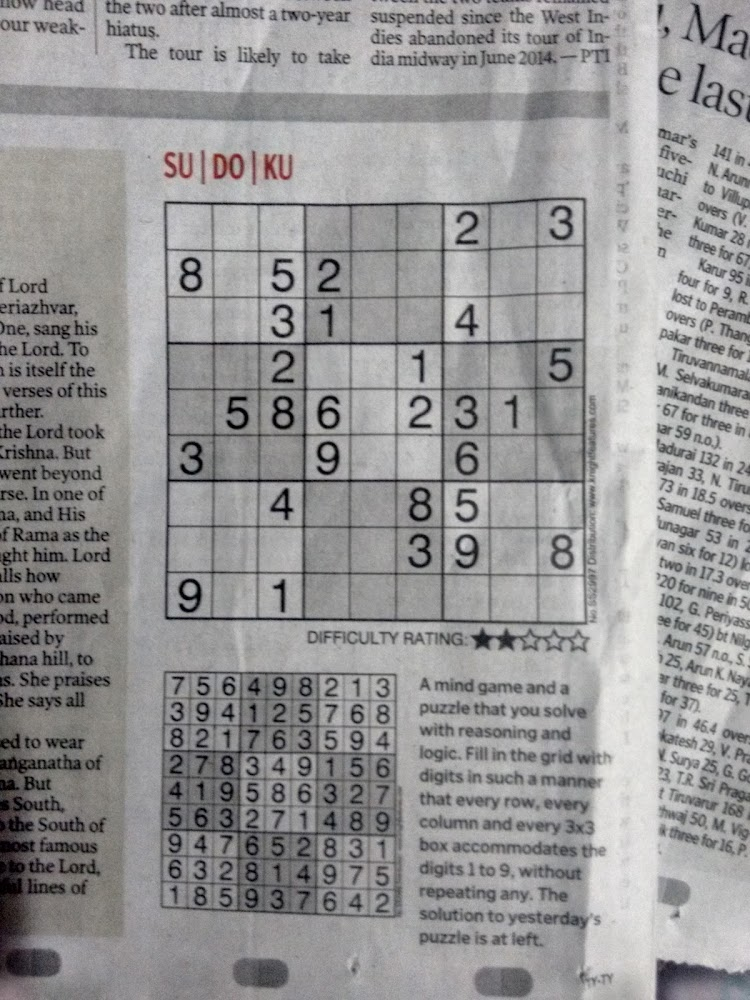
#> input picture resources/sudoku0.jpg, 750 x 1000 px
$ jupyter execute --allow-errors SudokuSolver.ipynb   (older library calls are emulated)
#> lines starting #> are read from the running program, lines starting #| are printed output that depends on the picture; after the words box and inside, x2 and y2 are one past the last pixel; in counts of white or black regions, pixels touching at a corner belong together
[cell 1]
import cv2
import numpy as np
import tensorflow as tf
import matplotlib.pyplot as plt

#> (a cell that did not finish here is left out)

#> (a cell that did not finish here is left out)

#> (a cell that did not finish here is left out)

[cell 5]
image = cv2.imread('../resources/sudoku0.jpg')
#> image is the input picture: shape (1000, 750, 3); mean B, G, R 150.1, 149.7, 150.5
gray = cv2.cvtColor(image, cv2.COLOR_BGR2GRAY)

plt.imshow(cv2.cvtColor(image, cv2.COLOR_BGR2RGB))
plt.show()

[cell 6]
# Values for certain parameters have been chosen experimentally

# Thresholding
threshold = cv2.adaptiveThreshold(gray, 255, cv2.ADAPTIVE_THRESH_GAUSSIAN_C, cv2.THRESH_BINARY_INV, 13, 9)
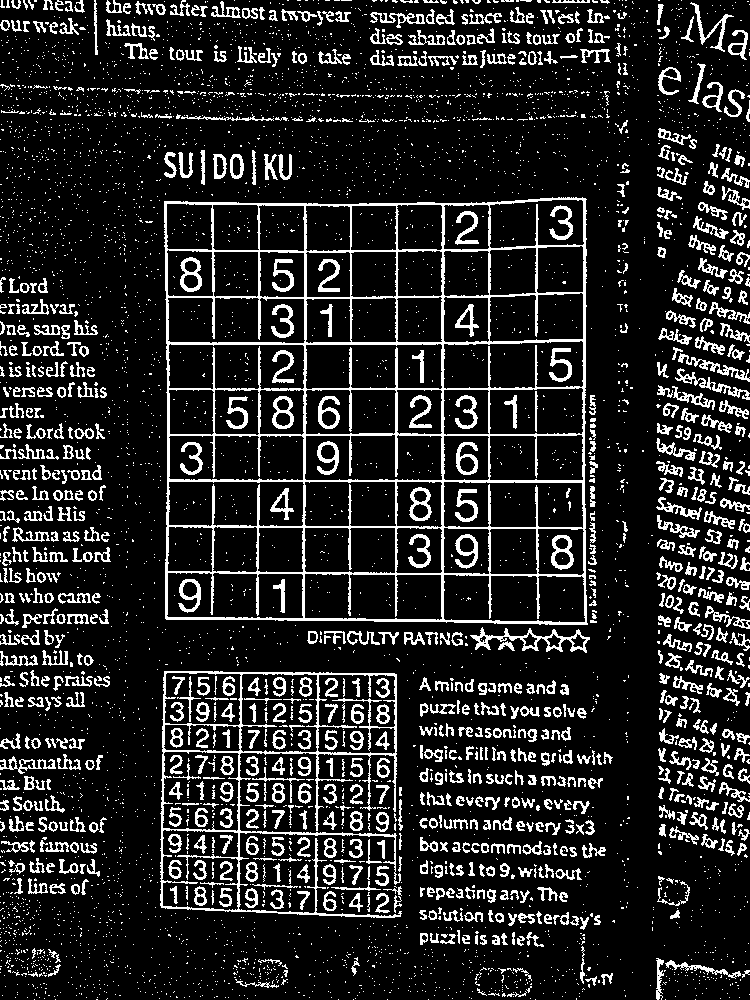
#> threshold: shape (1000, 750); 14.5% white in thin lines or dots

plt.imshow(threshold, cmap='gray')
plt.show()

[cell 7]
# Morphing
kernel = cv2.getStructuringElement(cv2.MORPH_ELLIPSE, (2, 2))
closing = cv2.morphologyEx(threshold, cv2.MORPH_CLOSE, kernel)
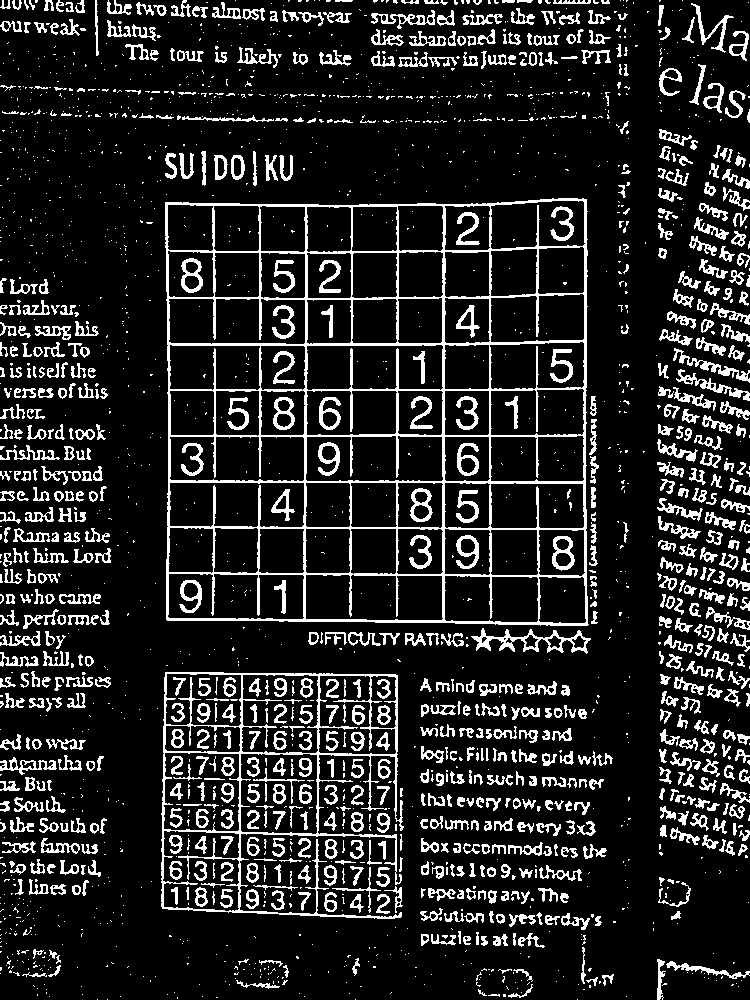
#> closing: shape (1000, 750); 14.2% white in thin lines or dots
eroded = cv2.erode(closing, cv2.getStructuringElement(cv2.MORPH_RECT, (2, 2)), iterations=1)
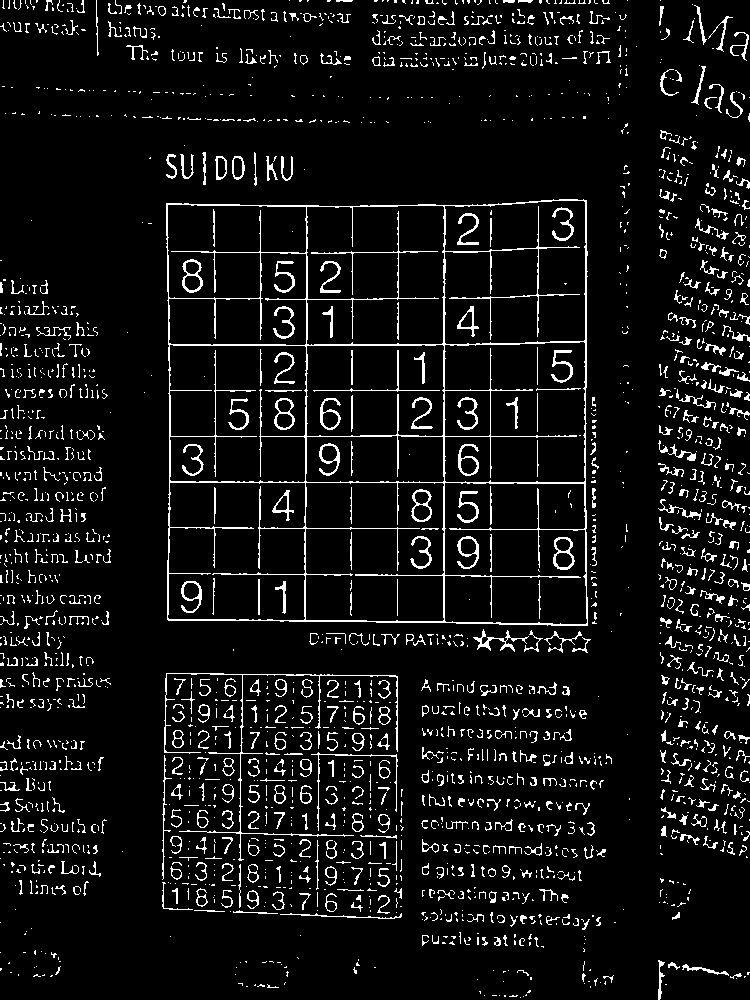
#> eroded: shape (1000, 750); 7.2% white in thin lines or dots

plt.imshow(eroded, cmap='gray')
plt.show()

[cell 8]
# get the sudoku grid
try:
    contours, hierarchy = cv2.findContours(np.copy(eroded), cv2.RETR_TREE, cv2.CHAIN_APPROX_SIMPLE)
#> contours = 2353 contours, 2049 with area under 20; largest, box (x1, y1, x2, y2) and area: (166, 199, 588, 626) 174638, (444, 482, 588, 625) 19642, (444, 200, 587, 345) 19432, (305, 482, 445, 622) 19030, (306, 205, 445, 346) 18792
except:
    temp, contours, hierarchy = cv2.findContours(np.copy(eroded), cv2.RETR_TREE, cv2.CHAIN_APPROX_SIMPLE)

largest = max(contours, key=cv2.contourArea)
#> largest = contour of 151 points, box (x1, y1, x2, y2) (166, 199, 588, 626), area 174638
x, y, w, h = cv2.boundingRect(largest)
#> x = 166; y = 199; w = 422; h = 427
cropped = eroded[y:y + h, x:x + w]
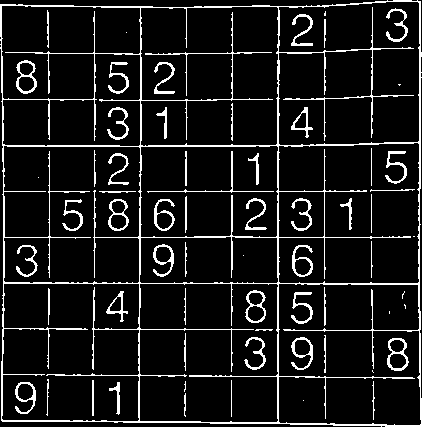
#> cropped: shape (427, 422); 9.6% white in thin lines or dots

square_side = min(cropped.shape)
#> square_side = 422
cropped = cv2.resize(cropped, (square_side, square_side))
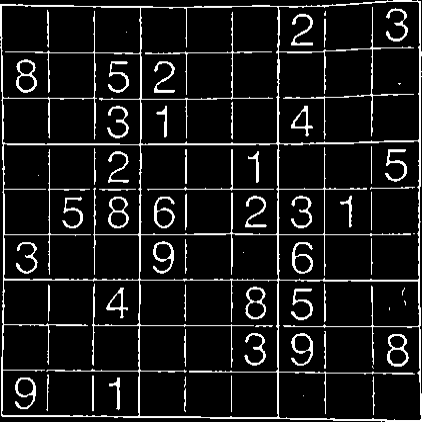
#> cropped: shape (422, 422); min 0, max 255, mean 24.5
cropped = cv2.dilate(cropped, cv2.getStructuringElement(cv2.MORPH_CROSS, (3, 3)), iterations=1)
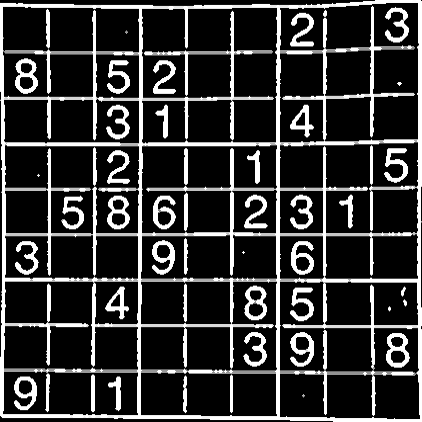
#> cropped: shape (422, 422); min 0, max 255, mean 50.8
plt.imshow(cropped, cmap='gray')
plt.show()

[cell 9]
# Straighten the view (Bird's view), in case image is skewed
def four_point_transform(polygon, image):
    points = polygon.reshape(4, 2)

    sum = points.sum(axis=1)
    diff = np.diff(points, axis=1)

    top_left = points[np.argmin(sum)]
    top_right = points[np.argmin(diff)]
    bottom_right = points[np.argmax(sum)]
    bottom_left = points[np.argmax(diff)]

    corners = np.array([
        top_left,
        top_right,
        bottom_right,
        bottom_left
    ], dtype="float32")

    widthA = np.sqrt(((bottom_right[0] - bottom_left[0]) ** 2) + ((bottom_right[1] - bottom_left[1]) ** 2))
    widthB = np.sqrt(((top_right[0] - top_left[0]) ** 2) + ((top_right[1] - top_left[1]) ** 2))

    heightA = np.sqrt(((top_right[0] - bottom_right[0]) ** 2) + ((top_right[1] - bottom_right[1]) ** 2))
    heightB = np.sqrt(((top_left[0] - bottom_left[0]) ** 2) + ((top_left[1] - bottom_left[1]) ** 2))

    maxWidth = max(int(widthA), int(widthB))
    maxHeight = max(int(heightA), int(heightB))

    temp = np.array([
        [0, 0],
        [maxWidth - 1, 0],
        [maxWidth - 1, maxHeight - 1],
        [0, maxHeight - 1]
    ], dtype="float32")

    transformed_matrix = cv2.getPerspectiveTransform(corners, temp)
    warp = cv2.warpPerspective(image, transformed_matrix, (maxWidth, maxHeight))
    return cv2.resize(warp, (min(warp.shape), min(warp.shape)))

polygon = None
try:
    contours, hierarchy = cv2.findContours(np.copy(cropped), cv2.RETR_TREE, cv2.CHAIN_APPROX_SIMPLE)
#> contours = 102 contours, 7 with area under 20; largest, box (x1, y1, x2, y2) and area: (0, 0, 422, 422) 174810, (141, 7, 278, 143) 11172, (324, 2, 420, 142) 7867, (3, 281, 94, 370) 7182, (141, 145, 278, 234) 7166
except:
    temp, contours, hierarchy = cv2.findContours(np.copy(cropped), cv2.RETR_TREE, cv2.CHAIN_APPROX_SIMPLE)

contours = sorted(contours, key=cv2.contourArea, reverse=True)
for contour in contours:
    perimeter = cv2.arcLength(contour, True)
    approx_poly = cv2.approxPolyDP(contour, 0.02 * perimeter, True)

    if len(approx_poly) == 4:
        polygon = approx_poly
        largest = contour
        break
#> this loop made 1 pass
#> (perimeter, polygon) on pass 1: (1700.6, [[421, 0], [0, 2], [0, 416], [421, 421]])

sudoku = four_point_transform(polygon, cropped)
#> in four_point_transform, `points = polygon.reshape(4, 2)`: points = [[421, 0], [0, 2], [0, 416], [421, 421]]
#> in four_point_transform, `sum = points.sum(axis=1)`: sum = [421, 2, 416, 842]
#> in four_point_transform, `diff = np.diff(points, axis=1)`: diff = [-421, 2, 416, 0]
#> in four_point_transform, `top_left = points[np.argmin(sum)]`: top_left = [0, 2]
#> in four_point_transform, `top_right = points[np.argmin(diff)]`: top_right = [421, 0]
#> in four_point_transform, `bottom_right = points[np.argmax(sum)]`: bottom_right = [421, 421]
#> in four_point_transform, `bottom_left = points[np.argmax(diff)]`: bottom_left = [0, 416]
#> in four_point_transform, `corners = np.array([ top_left, top_right, bottom_right, bottom_left ],..`: corners = [[0, 2], [421, 0], [421, 421], [0, 416]]
#> in four_point_transform, `widthA = np.sqrt(((bottom_right[0] - bottom_left[0]) ** 2) + ((bottom_..`: widthA = 421
#> in four_point_transform, `heightB = np.sqrt(((top_left[0] - bottom_left[0]) ** 2) + ((top_left[1..`: heightB = 414
#> in four_point_transform, `maxWidth = max(int(widthA), int(widthB))`: maxWidth = 421
#> in four_point_transform, `temp = np.array([ [0, 0], [maxWidth - 1, 0], [maxWidth - 1, maxHeight ..`: temp = [[0, 0], [420, 0], [420, 420], [0, 420]]
#> in four_point_transform, `transformed_matrix = cv2.getPerspectiveTransform(corners, temp)`: transformed_matrix = [[1.01, 0, 0], [0.00482, 1.01, -2.03], [4.02e-05, 0, 1]]
#> in four_point_transform, `warp = cv2.warpPerspective(image, transformed_matrix, (maxWidth, maxHe..`:
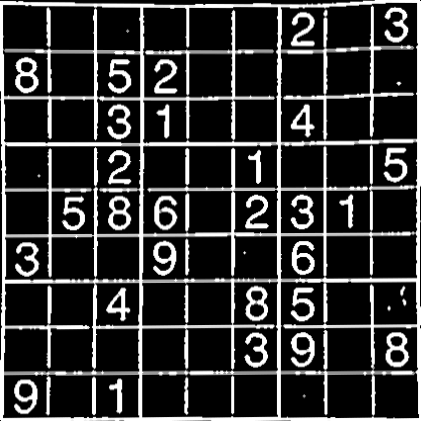
#> warp: shape (421, 421); min 0, max 255, mean 51
# [4 lines of commented-out code are left out]
plt.imshow(sudoku, cmap='gray')
plt.show()

[cell 10]
# Divide the sudoku grid in cells and extract digits
width, height = sudoku.shape
#> width = 421; height = 421

cells = []
cell_size = width/9
#> cell_size = 46.78
if width%9 != 0:
    cell_size += 1
#> cell_size = 47.78

#> (the rest of this cell did not finish here and is left out)

[cell 11]
# Now lets solve the sudoku :D
def check(sudoku_grid, row, col, num):
    boolRow, boolCol, boolBox = True, True, True

    for i in range(9):
        if sudoku_grid[row][i] == num:
            boolRow = False
            break

    for i in range(9):
        if sudoku_grid[i][col] == num:
            boolCol = False
            break

    row, col = row - row%3, col - col%3

    for i in range(3):
        for j in range(3):
            if sudoku_grid[i + row][j + col] == num:
                boolBox = False
                break
        if not boolBox:
            break

    return boolRow and boolCol and boolBox

def solve(sudoku_grid):
    row, col = -1, -1

    for i in range(9):
        for j in range(9):
            if sudoku_grid[i][j] == 0:
                row, col = i, j
                break
        if row != -1:
            break

    if row == -1:
        return True

    for num in range(1, 10):
        if(check(sudoku_grid, row, col, num)):
            sudoku_grid[row][col]=num
            if(solve(sudoku_grid)):
                return True
            sudoku_grid[row][col] = 0

    return False

#> (the rest of this cell did not finish here and is left out)

$ run again, with resources/sudoku2.jpg copied over resources/sudoku0.jpg
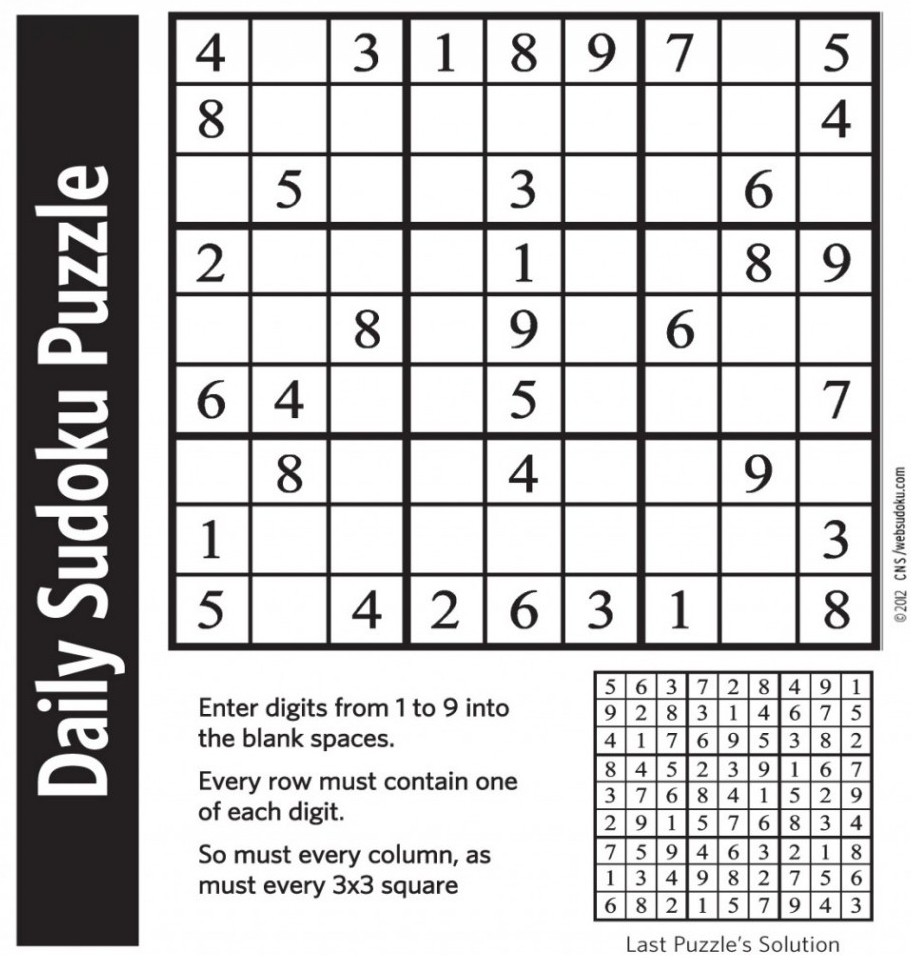
#> input picture resources/sudoku2.jpg, 911 x 955 px
#> image is the input picture: shape (955, 911, 3); mean B, G, R 200, 199.8, 200.5
#> `threshold = cv2.adaptiveThreshold(gray, 255, cv2.ADAPTIVE_THRESH_GAUSS..`:
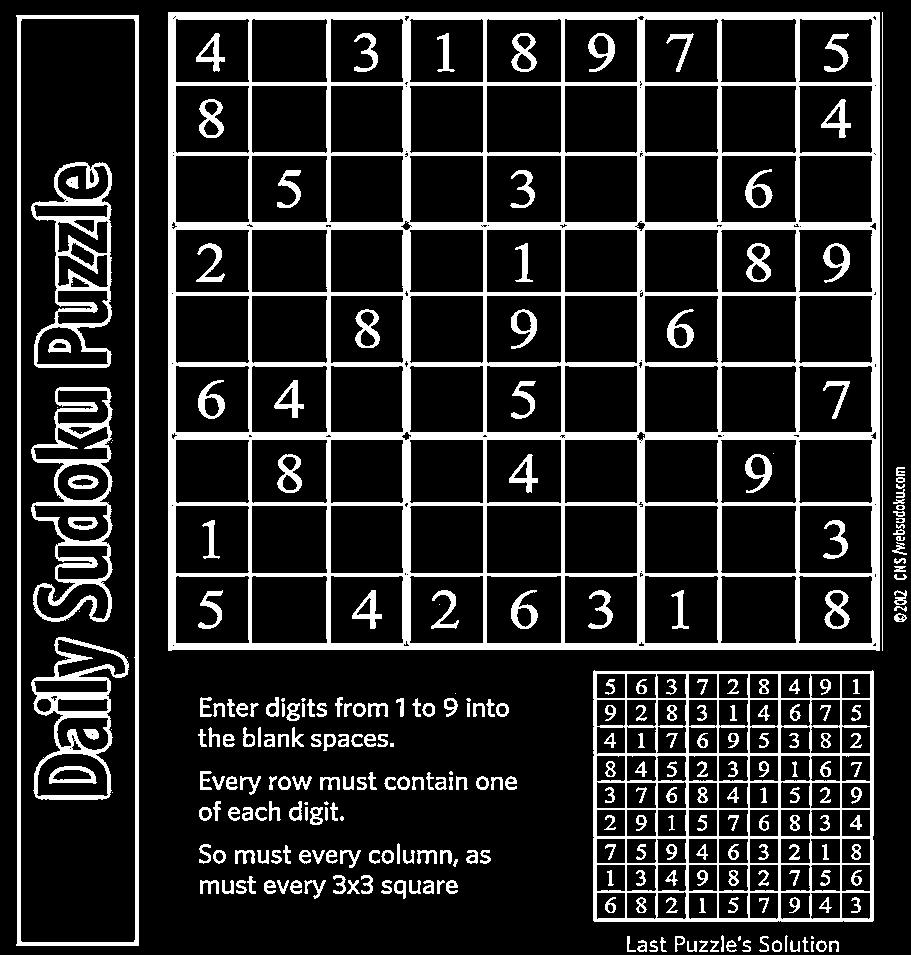
#> threshold: shape (955, 911); 16.5% white; 297 white regions (26 under 20 px), largest, box (x1, y1, x2, y2) and area: (168, 12, 880, 651) 74165, (593, 670, 874, 922) 14027, (16, 15, 139, 946) 8372
#> closing: shape (955, 911); 16.6% white; 264 white regions (8 under 20 px), largest, box (x1, y1, x2, y2) and area: (169, 13, 881, 652) 74443, (594, 671, 875, 923) 14189, (17, 16, 140, 947) 8374
#> eroded: shape (955, 911); 12.3% white; 376 white regions (128 under 20 px)
#> `contours, hierarchy = cv2.findContours(np.copy(eroded), cv2.RETR_TREE,..`: contours = 651 contours, 251 with area under 20; largest, box (x1, y1, x2, y2) and area: (170, 14, 881, 652) 451564, (18, 17, 140, 947) 111482, (21, 19, 138, 945) 107286, (595, 672, 875, 923) 69454, (33, 389, 113, 623) 12474
#> `largest = max(contours, key=cv2.contourArea)`: largest = contour of 9 points, box (x1, y1, x2, y2) (170, 14, 881, 652), area 451564
#> x = 170; y = 14; w = 711; h = 638
#> `contours, hierarchy = cv2.findContours(np.copy(cropped), cv2.RETR_TREE..`: contours = 170 contours, 24 with area under 20; largest, box (x1, y1, x2, y2) and area: (0, 0, 638, 638) 405769, (75, 493, 142, 561) 4361, (286, 493, 352, 561) 4353, (75, 563, 142, 631) 4303, (496, 493, 563, 561) 4298
#> the loop `for contour in contours:` made 1 pass
#> (perimeter, largest) on pass 1: (2548, [[0, 0], [0, 637], [637, 637], [637, 0]])
#> points = [[0, 0], [0, 637], [637, 637], [637, 0]]
#> sum = [0, 637, 1274, 637]
#> diff = [0, 637, 0, -637]
#> top_left = [0, 0]
#> top_right = [637, 0]
#> bottom_right = [637, 637]
#> bottom_left = [0, 637]
#> corners = [[0, 0], [637, 0], [637, 637], [0, 637]]
#> widthA = 637
#> temp = [[0, 0], [636, 0], [636, 636], [0, 636]]
#> transformed_matrix = [[0.998, 0, 0], [0, 0.998, 0], [0, 0, 1]]
#> in four_point_transform, `warp = cv2.warpPerspective(image, transformed_matrix, (maxWidth, maxHe..`:
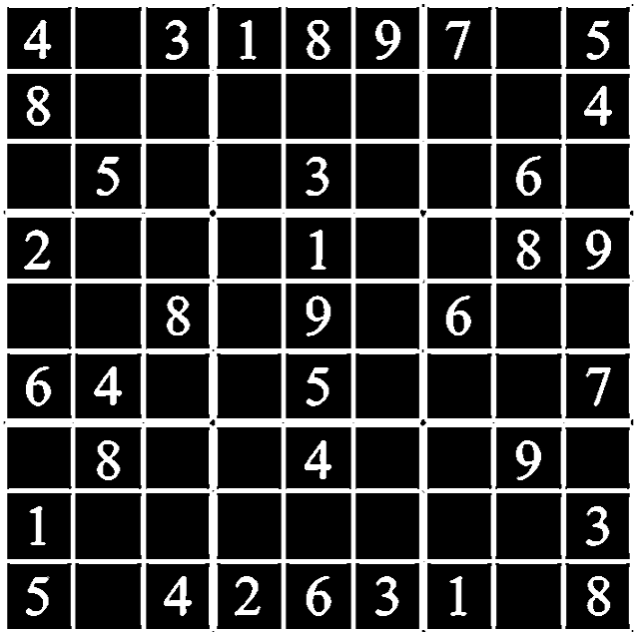
#> warp: shape (637, 637); min 0, max 255, mean 57
